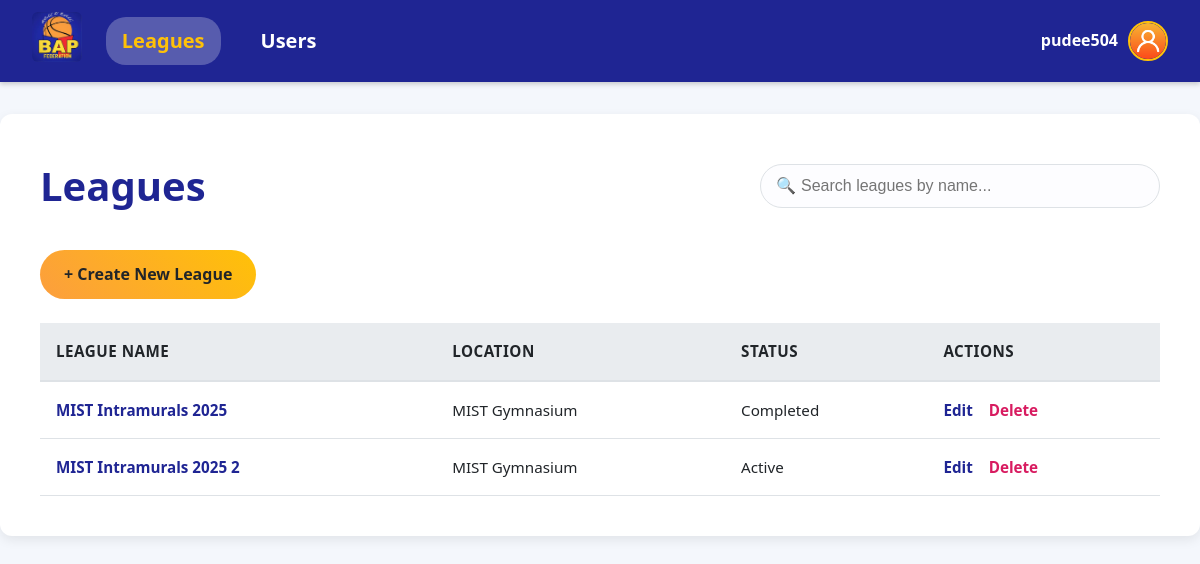
/dashboard.php (signed in), run on the app's committed database.
### tables this page shows
CREATE TABLE IF NOT EXISTS `league` (
  `id` int NOT NULL AUTO_INCREMENT,
  `league_name` varchar(150) NOT NULL,
  `start_date` timestamp NOT NULL DEFAULT CURRENT_TIMESTAMP,
  `end_date` timestamp NOT NULL DEFAULT CURRENT_TIMESTAMP,
  `location` varchar(150) NOT NULL,
  `status` enum('Upcoming','Active','Completed') DEFAULT NULL,
  PRIMARY KEY (`id`)
);

### dashboard.php (the view, shortened to what this page needs)
<?php
include 'db.php';
$user_role = $_SESSION['role_name'];
$params = [];
$leagues = [];
$query = '';
if ($user_role === 'Admin') {
    $query = "SELECT * FROM league ORDER BY id ASC";
}
if (!empty($query)) {
    $stmt = $pdo->prepare($query);
    $stmt->execute($params);
    $leagues = $stmt->fetchAll(PDO::FETCH_ASSOC);
}
?>
<!DOCTYPE html>
<html lang="en">
<head>
    <link rel="stylesheet" href="style.css">
</head>
<body>
<?php include 'includes/header.php'; ?>
<div class="dashboard-container">
    <div class="dashboard-header">
        <h1>Leagues</h1>
        <div class="search-container">
            <input type="text" id="leagueSearchInput" placeholder="Search leagues by name...">
        </div>
    </div>
    <?php if ($user_role === 'Admin'): ?>
        <div style="margin-bottom: 1.5rem;">
            <a href="create_league.php" class="btn btn-primary create-league-button">+ Create New League</a>
        </div>
    <?php endif; ?>
    <div class="table-wrapper">
        <table class="leagues-table">
            <thead>
            <tr>
                <th>League Name</th>
                <th>Location</th>
                <th>Status</th>
                <th>Actions</th>
            </tr>
            </thead>
            <tbody id="leaguesTableBody">
                <?php if (count($leagues) > 0): ?>
                    <?php foreach ($leagues as $league): ?>
                        <tr>
                            <td>
                                <a href="league_details.php?id=<?= $league['id'] ?>">
                                    <?= htmlspecialchars($league['league_name']) ?>
                                </a>
                            </td>
                            <td><?= htmlspecialchars($league['location']) ?></td>
                            <td><?= htmlspecialchars($league['status']) ?></td>
                            <td class="actions">
                                <?php
                                $hasManagerPermission = ($user_role === 'Admin') || (isset($league['assignments']) && in_array('1', explode(',', $league['assignments'])));
                                ?>
                                <?php if ($hasManagerPermission): ?>
                                    <a href="edit_league.php?id=<?= $league['id'] ?>">Edit</a>
                                    <a href="delete_league.php?id=<?= $league['id'] ?>" class="action-delete" onclick="return confirm('Are you sure you want to delete this league?');">Delete</a>
                                <?php else: ?>
                                    <a href="league_details.php?id=<?= $league['id'] ?>">View</a>
                                <?php endif; ?>
                            </td>
                        </tr>
                    <?php endforeach; ?>
                <?php endif; ?>
            </tbody>
        </table>
    </div>
</div>
</body>
</html>

### style.css (style rules this page uses)
:root { --bap-blue: #1f2593; --bap-orange: #fc9e3e; --bap-yellow: #FFC107; --bap-red: #D81B60; --text-dark: #212529; --text-light: #f8f9fa; --bg-light: #ffffff; --bg-main: #f4f7fc; --border-color: #dee2e6; --shadow: 0 4px 12px rgba(0, 0, 0, 0.08); }
* { margin: 0; padding: 0; box-sizing: border-box; }
body { font-family: 'Segoe UI', Tahoma, Geneva, Verdana, sans-serif; background-color: var(--bg-main); color: var(--text-dark); line-height: 1.6; }
.dashboard-container, .form-container { max-width: 1200px; margin: 2rem auto; background: var(--bg-light); padding: 2.5rem; border-radius: 12px; box-shadow: var(--shadow); }
.dashboard-header { display: flex; justify-content: space-between; align-items: center; margin-bottom: 2rem; flex-wrap: wrap; gap: 1rem; }
.dashboard-container h1, .form-container h1, .page-header h1 { font-size: 2.5rem; color: var(--bap-blue); font-weight: 700; margin: 0; }
input[type="text"], input[type="date"], input[type="datetime-local"], input[type="password"], input[type="number"], select { width: 100%; padding: 0.75rem 1rem; font-size: 1rem; border: 1px solid var(--border-color); border-radius: 8px; background-color: #fdfdff; color: var(--text-dark); transition: border-color 0.3s ease, box-shadow 0.3s ease; }
.search-container { position: relative; width: 100%; max-width: 400px; }
#leagueSearchInput { padding: 0.75rem 1rem 0.75rem 2.5rem; border-radius: 50px; }
.search-container::before { content: '🔍'; position: absolute; left: 1rem; top: 50%; transform: translateY(-50%); pointer-events: none; color: #aaa; }
.btn { display: inline-block; padding: 0.75rem 1.5rem; border: none; border-radius: 50px; font-size: 1rem; font-weight: bold; text-decoration: none; cursor: pointer; transition: all 0.2s ease; text-align: center; }
.btn-primary { background: linear-gradient(45deg, var(--bap-orange), var(--bap-yellow)); color: var(--text-dark); }
.action-delete, .action-link-button { background: transparent; border: none; padding: 0; font-family: inherit; font-size: inherit; font-weight: 500; color: var(--bap-red) !important; text-decoration: none; cursor: pointer; transition: color 0.2s ease; }
.table-wrapper { overflow-x: auto; }
.leagues-table, .category-table { width: 100%; border-collapse: collapse; font-size: 0.95rem; }
.leagues-table thead, .category-table thead { background-color: #e9ecef; }
.leagues-table th, .category-table th { padding: 1rem; text-align: left; font-weight: 600; color: var(--text-dark); text-transform: uppercase; letter-spacing: 0.5px; border-bottom: 2px solid var(--border-color); }
.leagues-table td, .category-table td { padding: 1rem; border-bottom: 1px solid var(--border-color); vertical-align: middle; }
.leagues-table a, .category-table a { color: var(--bap-blue); text-decoration: none; font-weight: 600; transition: color 0.2s; }
.actions a { margin-right: 0.75rem; }
.actions a:last-child { margin-right: 0; }

### data on the page
league: league_name "MIST Intramurals 2025", location "MIST Gymnasium", status "Completed"
league: league_name "MIST Intramurals 2025 2", location "MIST Gymnasium", status "Active"

### other printed values
$_SESSION['username'] "pudee504"
